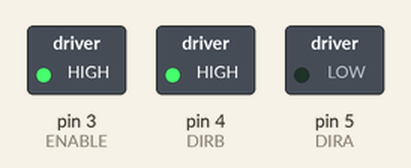
Recording of a sketch running on a simulated Arduino Uno, built with avr-gcc and run on an emulated ATmega328P. Shown: switched loads named in the sketch (green lamp = pin HIGH).

Above: at 0.6 s.
At 5.1 s:
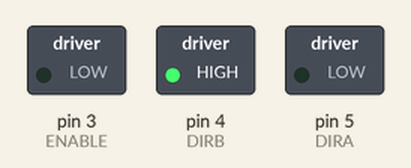
At 14.1 s:
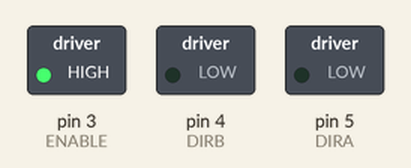
At 17.1 s:
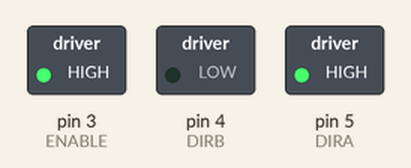
At 19.1 s:
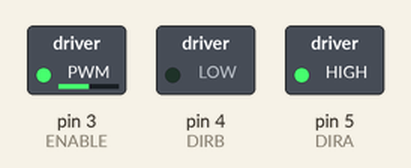
At 21.1 s:
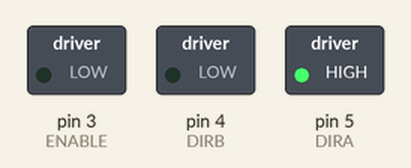
Timing chart, 0 to 22.6 s (numbered marks = the images above):
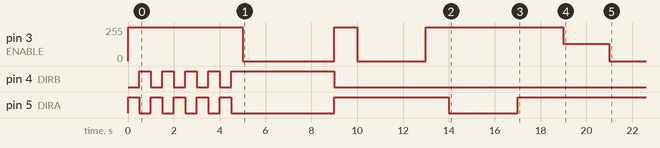

The sketch:

newheader.ino
```cpp
/************************
Exercise the motor using
the L293 chip
************************/

#define ENABLE 3
#define DIRB 4
#define DIRA 5

void setup() {
  int i;

  //---set pin direction
  pinMode(ENABLE,OUTPUT);
  pinMode(DIRA,OUTPUT);
  pinMode(DIRB,OUTPUT);

  //---back and forth example

  digitalWrite(ENABLE,HIGH); // enable on
  for (i=0;i<5;i++) {
    digitalWrite(DIRA,HIGH); //one way
    digitalWrite(DIRB,LOW);
    delay(500);
    digitalWrite(DIRA,LOW);  //reverse
    digitalWrite(DIRB,HIGH);
    delay(500);
  }
  digitalWrite(ENABLE,LOW); // disable
  delay(4000);

  //---fast/slow stop example
  digitalWrite(ENABLE,HIGH); //enable on
  digitalWrite(DIRA,HIGH); //one way
  digitalWrite(DIRB,LOW);
  delay(1000);
  digitalWrite(ENABLE,LOW); //slow stop
  delay(3000);
  digitalWrite(ENABLE,HIGH); //enable on
  digitalWrite(DIRA,HIGH); //one way
  digitalWrite(DIRB,LOW);
  delay(1000);
  digitalWrite(DIRA,LOW); //fast stop
  delay(3000);

  //---PWM example, full speed then slow
  digitalWrite(ENABLE,HIGH); //enable on
  digitalWrite(DIRA,HIGH); //one way
  digitalWrite(DIRB,LOW);
  delay(2000);
  analogWrite(ENABLE,128); //half speed
  delay(2000);
  digitalWrite(ENABLE,LOW); //all done
}

void loop() {
}
```
